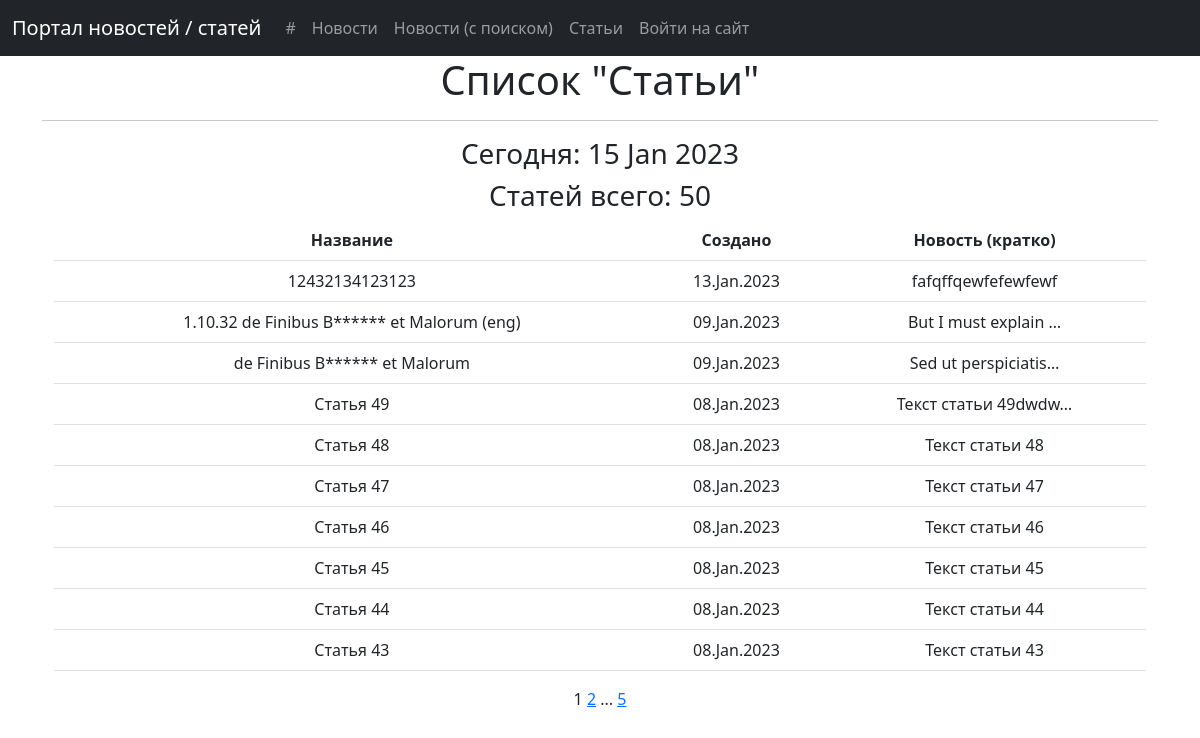
The app's page /articles/ with its own data.
### news/models.py (models this page shows, shortened)
class Post(models.Model):
    TYPES = [
        ('A', 'Article'),
        ('N', 'News')
    ]
    author = models.ForeignKey(Author, on_delete=models.CASCADE)
    post_type = models.CharField(max_length=1, choices=TYPES, default='A')
    creation = models.DateTimeField(auto_now_add=True)
    category = models.ManyToManyField(Category, through='PostCategory')
    title = models.CharField(max_length=200)
    text = models.TextField()
    rating = models.IntegerField(default=0)

### news/views.py (the view)
# urls.py: path('articles/', PostList.as_view(), name='arts_list'),
class PostList(ListView):
    model = Post
    ordering = '-creation'
    template_name = 'post_list.html'
    context_object_name = 'post_list'
    paginate_by = 10
    def get_context_data(self, **kwargs):
        context = super().get_context_data(**kwargs)
        if 'news' in self.request.path.split('/'):
            context['post_count'] = Post.objects.filter(post_type='N').count
            context['obj_type1'] = 'Новости'
            context['obj_type2'] = 'Новостей'
        else:
            context['post_count'] = Post.objects.filter(post_type='A').count
            context['obj_type1'] = 'Статьи'
            context['obj_type2'] = 'Статей'
        if self.request.user.is_authenticated:
            context['user_name'] = self.request.user
        return context
    def get_queryset(self):
        if 'news' in self.request.path.split('/'):
            queryset = Post.objects.order_by('-creation').filter(post_type='N')
        else:
            queryset = Post.objects.order_by('-creation').filter(post_type='A')
        self.filterset = NewsFilter(self.request.GET, queryset)
        return self.filterset.qs

### news/templatetags/custom_filters.py (called while the page is built)
@register.filter()
def censor(value):
   def isbad(word: str):
      return True if word in BAD_WORDS else False
   def replace(word: str):
      str_ = word[0]
      for i in range(1, len(word)):
         if word[i] not in string.punctuation:
            str_ += '*'
         else:
            str_ += word[i]
      return str_
   list = value.split()
   for n, word in enumerate(list):
      word2check = ""
      word = word.strip().lower()
      for i in range(len(word)):
         if word[i] not in string.punctuation:
            word2check += word[i]
      if isbad(word2check):
         list[n] = replace(list[n])
   return f'{" ".join(list)}'

### news/templatetags/custom_tags.py (called while the page is built)
@register.simple_tag()
def current_time(format_string='%d %b %Y'):
    return datetime.utcnow().strftime(format_string)

@register.simple_tag(takes_context=True)
def url_replace(context, **kwargs):
    d = context['request'].GET.copy()
    for k, v in kwargs.items():
        d[k] = v
    return d.urlencode()

### templates/post_list.html (shortened to what this page needs)
{% extends 'flatpages/default.html' %}
{% load custom_filters %}
{% load custom_tags %}
{% block content %}
<h1>Список "{{ obj_type1 }}"</h1>
   <hr>
   <h3>Сегодня: {% current_time %} </h3>
   <h3> {{ obj_type2 }} всего: {{ post_count }} </h3>
   {% if post_list %}
    <div class="container">
        <table class="table table-hover">
          <thead>
            <tr>
              <th scope="col">Название</th>
              <th scope="col">Создано</th>
              <th scope="col">Новость (кратко)</th>
            </tr>
          </thead>
  <tbody>
           {% for one in post_list %}
            <tr class="light">
               <td>{{ one.title|censor }}</td>
               <td>{{ one.creation|date:'d.M.Y' }}</td>
               <td>{{ one.text|truncatechars:20|censor }}</td>
           </tr>
           {% endfor %}
         </tbody>
       </table>
    </div>
   {% else %}
       <h2>{{ obj_type2 }} пока нет.</h2>
   {% endif %}
    {% if page_obj.paginator.num_pages > 1 %}
        {{ page_obj.number }}
    {% endif %}
   {% if page_obj.has_next %}
       <a href="?{% url_replace page=page_obj.next_page_number %}">{{ page_obj.next_page_number }}</a>
       {% if paginator.num_pages != page_obj.next_page_number %}
           ...
           <a href="?{% url_replace page=page_obj.paginator.num_pages %}">{{ page_obj.paginator.num_pages }}</a>
       {% endif %}
   {% endif %}
{% endblock content %}

### records on screen
Post: title|censor "12432134123123", creation "13.Jan.2023", text|censor "fafqffqewfefewfewf"
Post: title|censor "1.10.32 de Finibus B****** et Malorum (eng)", creation "09.Jan.2023", text|censor "But I must explain …"
Post: title|censor "de Finibus B****** et Malorum", creation "09.Jan.2023", text|censor "Sed ut perspiciatis…"
Post: title|censor "Статья 49", creation "08.Jan.2023", text|censor "Текст статьи 49dwdw…"
Post: title|censor "Статья 48", creation "08.Jan.2023", text|censor "Текст статьи 48"
Post: title|censor "Статья 47", creation "08.Jan.2023", text|censor "Текст статьи 47"
Post: title|censor "Статья 46", creation "08.Jan.2023", text|censor "Текст статьи 46"
Post: title|censor "Статья 45", creation "08.Jan.2023", text|censor "Текст статьи 45"
Post: title|censor "Статья 44", creation "08.Jan.2023", text|censor "Текст статьи 44"
Post: title|censor "Статья 43", creation "08.Jan.2023", text|censor "Текст статьи 43"

### other values on screen
{{ obj_type1 }} "Статьи"
{{ obj_type2 }} "Статей"
{{ post_count }} "50"
{{ page_obj.number }} "1"
{{ page_obj.next_page_number }} "2"
{{ page_obj.paginator.num_pages }} "5"
